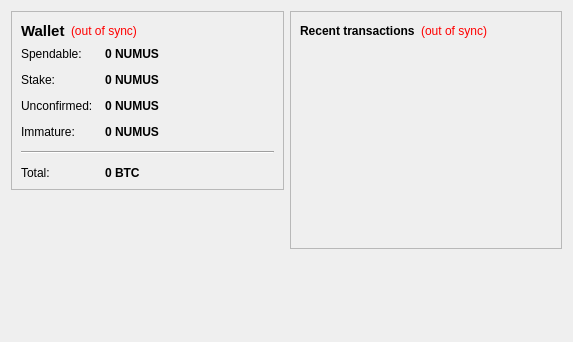
<?xml version="1.0" encoding="UTF-8"?>
<ui version="4.0">
 <class>OverviewPage</class>
 <widget class="QWidget" name="OverviewPage">
  <property name="geometry">
   <rect>
    <x>0</x>
    <y>0</y>
    <width>573</width>
    <height>342</height>
   </rect>
  </property>
  <property name="windowTitle">
   <string>Form</string>
  </property>
  <layout class="QHBoxLayout" name="horizontalLayout" stretch="1,1">
   <item>
    <layout class="QVBoxLayout" name="verticalLayout_2">
     <item>
      <widget class="QFrame" name="frame">
       <property name="frameShape">
        <enum>QFrame::StyledPanel</enum>
       </property>
       <property name="frameShadow">
        <enum>QFrame::Raised</enum>
       </property>
       <layout class="QVBoxLayout" name="verticalLayout_4">
        <item>
         <layout class="QHBoxLayout" name="horizontalLayout_4">
          <item>
           <widget class="QLabel" name="label_5">
            <property name="font">
             <font>
              <pointsize>11</pointsize>
              <weight>75</weight>
              <bold>true</bold>
             </font>
            </property>
            <property name="text">
             <string>Wallet</string>
            </property>
           </widget>
          </item>
          <item>
           <widget class="QLabel" name="labelWalletStatus">
            <property name="toolTip">
             <string>The displayed information may be out of date. Your wallet automatically synchronizes with the NumusCash network after a connection is established, but this process has not completed yet.</string>
            </property>
            <property name="styleSheet">
             <string notr="true">QLabel { color: red; }</string>
            </property>
            <property name="text">
             <string notr="true">(out of sync)</string>
            </property>
            <property name="alignment">
             <set>Qt::AlignLeading|Qt::AlignLeft|Qt::AlignVCenter</set>
            </property>
           </widget>
          </item>
          <item>
           <spacer name="horizontalSpacer_2">
            <property name="orientation">
             <enum>Qt::Horizontal</enum>
            </property>
            <property name="sizeHint" stdset="0">
             <size>
              <width>40</width>
              <height>20</height>
             </size>
            </property>
           </spacer>
          </item>
         </layout>
        </item>
        <item>
         <layout class="QFormLayout" name="formLayout_2">
          <property name="fieldGrowthPolicy">
           <enum>QFormLayout::AllNonFixedFieldsGrow</enum>
          </property>
          <property name="horizontalSpacing">
           <number>12</number>
          </property>
          <property name="verticalSpacing">
           <number>12</number>
          </property>
          <item row="0" column="0">
           <widget class="QLabel" name="label">
            <property name="text">
             <string>Spendable:</string>
            </property>
           </widget>
          </item>
          <item row="0" column="1">
           <widget class="QLabel" name="labelBalance">
            <property name="font">
             <font>
              <weight>75</weight>
              <bold>true</bold>
             </font>
            </property>
            <property name="cursor">
             <cursorShape>IBeamCursor</cursorShape>
            </property>
            <property name="toolTip">
             <string>Your current spendable balance</string>
            </property>
            <property name="text">
             <string notr="true">0 NUMUS</string>
            </property>
            <property name="textInteractionFlags">
             <set>Qt::LinksAccessibleByMouse|Qt::TextSelectableByKeyboard|Qt::TextSelectableByMouse</set>
            </property>
           </widget>
          </item>
          <item row="1" column="0">
           <widget class="QLabel" name="label_6">
            <property name="text">
             <string>Stake:</string>
            </property>
           </widget>
          </item>
          <item row="1" column="1">
           <widget class="QLabel" name="labelStake">
            <property name="font">
             <font>
              <weight>75</weight>
              <bold>true</bold>
             </font>
            </property>
            <property name="cursor">
             <cursorShape>IBeamCursor</cursorShape>
            </property>
            <property name="toolTip">
             <string>Total of coins that was staked, and do not yet count toward the current balance</string>
            </property>
            <property name="text">
             <string notr="true">0 NUMUS</string>
            </property>
            <property name="textInteractionFlags">
             <set>Qt::LinksAccessibleByMouse|Qt::TextSelectableByKeyboard|Qt::TextSelectableByMouse</set>
            </property>
           </widget>
          </item>
          <item row="2" column="0">
           <widget class="QLabel" name="label_3">
            <property name="text">
             <string>Unconfirmed:</string>
            </property>
           </widget>
          </item>
          <item row="2" column="1">
           <widget class="QLabel" name="labelUnconfirmed">
            <property name="font">
             <font>
              <weight>75</weight>
              <bold>true</bold>
             </font>
            </property>
            <property name="cursor">
             <cursorShape>IBeamCursor</cursorShape>
            </property>
            <property name="toolTip">
             <string>Total of transactions that have yet to be confirmed, and do not yet count toward the current balance</string>
            </property>
            <property name="text">
             <string notr="true">0 NUMUS</string>
            </property>
            <property name="textInteractionFlags">
             <set>Qt::LinksAccessibleByMouse|Qt::TextSelectableByKeyboard|Qt::TextSelectableByMouse</set>
            </property>
           </widget>
          </item>
          <item row="3" column="0">
           <widget class="QLabel" name="labelImmatureText">
            <property name="text">
             <string>Immature:</string>
            </property>
           </widget>
          </item>
          <item row="3" column="1">
           <widget class="QLabel" name="labelImmature">
            <property name="font">
             <font>
              <weight>75</weight>
              <bold>true</bold>
             </font>
            </property>
            <property name="toolTip">
             <string>Mined balance that has not yet matured</string>
            </property>
            <property name="text">
             <string notr="true">0 NUMUS</string>
            </property>
            <property name="textInteractionFlags">
             <set>Qt::LinksAccessibleByMouse|Qt::TextSelectableByKeyboard|Qt::TextSelectableByMouse</set>
            </property>
           </widget>
          </item>
          <item row="4" column="0" colspan="2">
           <widget class="Line" name="line">
            <property name="orientation">
             <enum>Qt::Horizontal</enum>
            </property>
           </widget>
          </item>
          <item row="5" column="0">
           <widget class="QLabel" name="labelTotalText">
            <property name="text">
             <string>Total:</string>
            </property>
           </widget>
          </item>
          <item row="5" column="1">
           <widget class="QLabel" name="labelTotal">
            <property name="font">
             <font>
              <weight>75</weight>
              <bold>true</bold>
             </font>
            </property>
            <property name="cursor">
             <cursorShape>IBeamCursor</cursorShape>
            </property>
            <property name="toolTip">
             <string>Your current total balance</string>
            </property>
            <property name="text">
             <string notr="true">0 BTC</string>
            </property>
            <property name="textInteractionFlags">
             <set>Qt::LinksAccessibleByMouse|Qt::TextSelectableByKeyboard|Qt::TextSelectableByMouse</set>
            </property>
           </widget>
          </item>
         </layout>
        </item>
       </layout>
      </widget>
     </item>
     <item>
      <spacer name="verticalSpacer">
       <property name="orientation">
        <enum>Qt::Vertical</enum>
       </property>
       <property name="sizeHint" stdset="0">
        <size>
         <width>20</width>
         <height>40</height>
        </size>
       </property>
      </spacer>
     </item>
    </layout>
   </item>
   <item>
    <layout class="QVBoxLayout" name="verticalLayout_3">
     <item>
      <widget class="QFrame" name="frame_2">
       <property name="frameShape">
        <enum>QFrame::StyledPanel</enum>
       </property>
       <property name="frameShadow">
        <enum>QFrame::Raised</enum>
       </property>
       <layout class="QVBoxLayout" name="verticalLayout">
        <item>
         <layout class="QHBoxLayout" name="horizontalLayout_2">
          <item>
           <widget class="QLabel" name="label_4">
            <property name="text">
             <string>&lt;b&gt;Recent transactions&lt;/b&gt;</string>
            </property>
           </widget>
          </item>
          <item>
           <widget class="QLabel" name="labelTransactionsStatus">
            <property name="toolTip">
             <string>The displayed information may be out of date. Your wallet automatically synchronizes with the NumusCash network after a connection is established, but this process has not completed yet.</string>
            </property>
            <property name="styleSheet">
             <string notr="true">QLabel { color: red; }</string>
            </property>
            <property name="text">
             <string notr="true">(out of sync)</string>
            </property>
            <property name="alignment">
             <set>Qt::AlignRight|Qt::AlignTrailing|Qt::AlignVCenter</set>
            </property>
           </widget>
          </item>
          <item>
           <spacer name="horizontalSpacer">
            <property name="orientation">
             <enum>Qt::Horizontal</enum>
            </property>
            <property name="sizeHint" stdset="0">
             <size>
              <width>40</width>
              <height>20</height>
             </size>
            </property>
           </spacer>
          </item>
         </layout>
        </item>
        <item>
         <widget class="QListView" name="listTransactions">
          <property name="styleSheet">
           <string notr="true">QListView { background: transparent; }</string>
          </property>
          <property name="frameShape">
           <enum>QFrame::NoFrame</enum>
          </property>
          <property name="verticalScrollBarPolicy">
           <enum>Qt::ScrollBarAlwaysOff</enum>
          </property>
          <property name="horizontalScrollBarPolicy">
           <enum>Qt::ScrollBarAlwaysOff</enum>
          </property>
          <property name="selectionMode">
           <enum>QAbstractItemView::NoSelection</enum>
          </property>
         </widget>
        </item>
       </layout>
      </widget>
     </item>
     <item>
      <spacer name="verticalSpacer_2">
       <property name="orientation">
        <enum>Qt::Vertical</enum>
       </property>
       <property name="sizeHint" stdset="0">
        <size>
         <width>20</width>
         <height>40</height>
        </size>
       </property>
      </spacer>
     </item>
    </layout>
   </item>
  </layout>
 </widget>
 <resources/>
 <connections/>
</ui>
